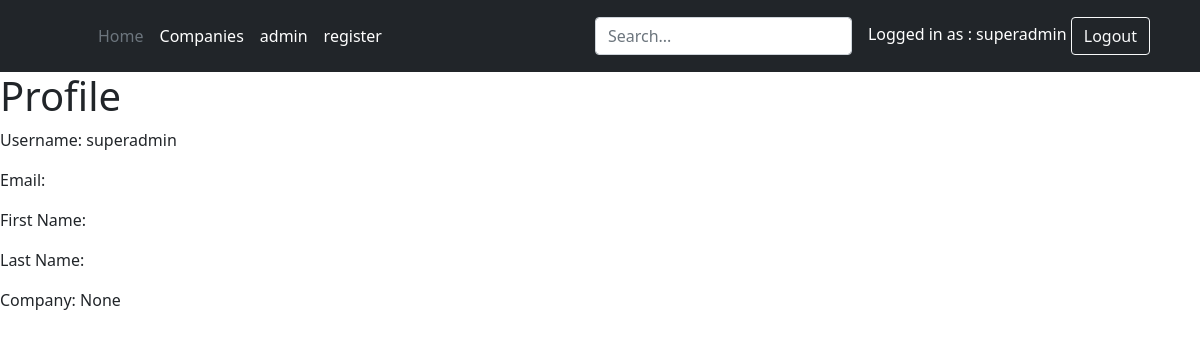
Screenshot of /accounts/profile/ (signed in) with the database file from the repository.
### accounts/models.py (models this page shows)
class UserProfile(AbstractUser):
    is_manager  = models.BooleanField(default=False)
    is_admin    = models.BooleanField(default=False)
    is_installer = models.BooleanField(default=False)
    is_agent = models.BooleanField(default=False)
    company = models.ForeignKey(Company, on_delete=models.CASCADE, null=True, related_name='owned_companies')

### accounts/views.py (the view)
# urls.py: path('profile/', views.profile_view, name='profile'),
def profile_view(request):
    user_profile = request.user
    context = {'user_profile': user_profile}
    return render(request, 'registration/profile.html', context)

### accounts/templates/registration/profile.html
{% extends 'base.html' %}
{% block content %}
  <h1>Profile</h1>
  <p>Username: {{ user_profile.username }}</p>
  <p>Email: {{ user_profile.email }}</p>
  <p>First Name: {{ user_profile.first_name }}</p>
  <p>Last Name: {{ user_profile.last_name }}</p>
  <p>Company: {{ user_profile.company }}</p>
{% endblock %}

### templates/header.html (shortened to what this page needs)
<header class="p-3 bg-dark text-white">
    <div class="container">
      <div class="d-flex flex-wrap align-items-center justify-content-center justify-content-lg-start">
        <a href="/" class="d-flex align-items-center mb-2 mb-lg-0 text-white text-decoration-none">
          <svg class="bi me-2" width="40" height="32" role="img" aria-label="Bootstrap"><use xlink:href="#bootstrap"></use></svg>
        </a>
        <ul class="nav col-12 col-lg-auto me-lg-auto mb-2 justify-content-center mb-md-0">
          <li><a href="\" class="nav-link px-2 text-secondary">Home</a></li>
          {% if request.user.is_authenticated %}
              {% if request.user.is_superuser %}
          <li><a href="{% url 'home:company_list' %}" class="nav-link px-2 text-white">Companies</a></li>
          <li><a href="/admin/" class="nav-link px-2 text-white">admin</a></li>
          <li><a href="{% url 'accounts:register' %}" class="nav-link px-2 text-white">register</a></li>
          {% endif %}
          {% endif %}
        </ul>
        <form class="col-12 col-lg-auto mb-3 mb-lg-0 me-lg-3">
          <input type="search" class="form-control form-control-dark" placeholder="Search..." aria-label="Search">
        </form>
        {% if request.user.is_authenticated %}
        <div class="text-end">
        Logged in as : {{ request.user.username }}
        <a href="{% url 'accounts:logout' %}" class="btn btn-outline-light me-2">Logout</a>
        </div>
        {% else %}
        <div class="text-end">
          <a href="{% url 'accounts:login' %}" class="btn btn-outline-light me-2">Login</a>
        {% endif %}
      </div>
    </div>
  </header>

### rows the page displays
UserProfile: user.username "superadmin", username "superadmin", company "None"
